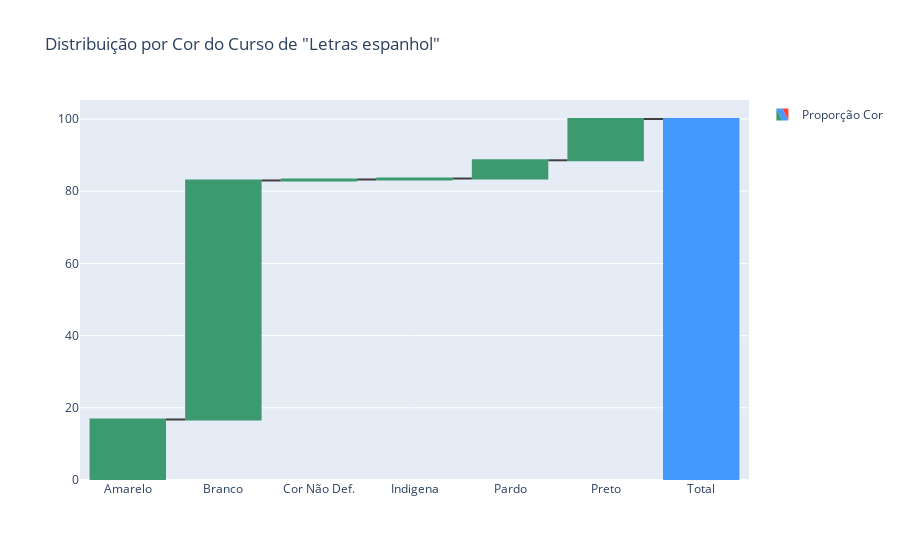

Notebook source saved alongside this figure:
### Code cell
fig = go.Figure(go.Waterfall(
    name = "Proporção Cor", orientation = "v",
    measure = ["relative", "relative", "relative", "relative", "relative","relative", "total"],
    x = ["Amarelo", "Branco", "Cor Não Def.", "Indigena", "Pardo", "Preto", "Total"],
    y = [df_amarelo['%Amarelo'].values[0], df_amarelo['%Branco'].values[0], df_amarelo['%CorNaoDef'].values[0], df_amarelo['%Indigena'].values[0], df_amarelo['%Pardo'].values[0], df_amarelo['%Preto'].values[0], 0],
    connector = {"line":{"color":"rgb(63, 63, 63)"}},
))

curso = df_amarelo['NO_CINE_ROTULO'].values[0]

fig.update_layout(
        title = f'Distribuição por Cor do Curso de "{curso}"',
        showlegend = True
)

fig.show()

### Figure 1 — Plotly figure (JSON) as saved in the notebook; plotly's stock layout.template omitted (floating-point values rounded to 4 significant figures)
{"data": [{"connector": {"line": {"color": "rgb(63, 63, 63)"}}, "measure": ["relative", "relative", "relative", "relative", "relative", "relative", "total"], "name": "Proporção Cor", "orientation": "v", "type": "waterfall", "x": ["Amarelo", "Branco", "Cor Não Def.", "Indigena", "Pardo", "Preto", "Total"], "y": [16.76, 66.22, 0.27, 0.27, 5.05, 11.44, 0]}], "layout": {"showlegend": true, "title": {"text": "Distribuição por Cor do Curso de \"Letras espanhol\""}}}
